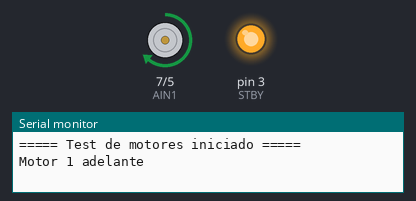
This sketch was run on a simulated Arduino Uno, built with avr-gcc and run on an emulated ATmega328P. Shown: direction and speed pins drawn as motors (green arrow = direction pin HIGH = forward, orange = LOW = backward, longer = more drive, stopped while the standby pin is LOW), output pins drawn as LEDs (lit = HIGH), the last lines printed to the serial monitor.

Above: at 0.5 s.
At 4.5 s:
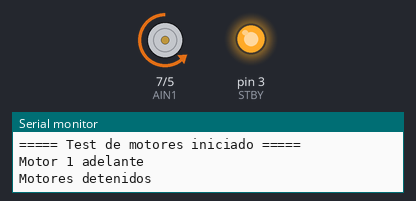
At 6.5 s:
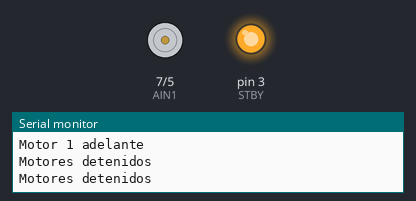
Timing chart, 0 to 10.4 s (numbered marks = the images above):
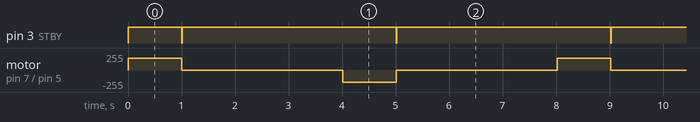

Measured:
- by itself, pin 3 (STBY): alternates HIGH for 4.0 s and LOW for 0.01 s
- by itself, motor on pin 7 (AIN1) / pin 5 (PWMA): repeats every 8.0 s: stopped 3.0 s, backward 180/255 1.0 s, stopped 3.0 s, forward 180/255 1.0 s

The sketch:

Ejercicio1-TB6612FNGMotoresDerechos.ino
```cpp
/*  Test TB6612 – ELEGOO Smart Robot Car V4.0
    Autor: José Alexander (basado en firmware original ELEGOO)
    Fecha: 2025-06-30
    Descripción: Solo motores derecho.
*/
int PWMA =5;      // Velocidad motores derecha
int AIN1 =7;     // Dirección motores derecha
int STBY =3;      // Stand-by del puente
int VELOCIDAD =180;   // Velocidad de ensayo (0-255)

void setup() {
   Serial.begin(9600);
   pinMode(PWMA, OUTPUT);
   pinMode(AIN1, OUTPUT);
   pinMode(STBY, OUTPUT);
   digitalWrite(STBY, HIGH);          // Activa el TB6612
   Serial.println("===== Test de motores iniciado =====");

}

void loop() {
   // 1. Motores derechos adelante
  Serial.println("Motor 1 adelante");
  adelanteMD(VELOCIDAD);
   delay(1000);
  detener();
   delay(3000);
  atrasMD(VELOCIDAD);
   delay(1000);
  detener();
   delay(3000);
}
// Función  de control Adelante motores del lado derecho
void adelanteMD(int VELOCIDAD)
{
 analogWrite(PWMA, VELOCIDAD);
 digitalWrite(AIN1, HIGH);
}
// Función de control  Atras motores del lado derecho
void atrasMD(int VELOCIDAD)
{
 analogWrite(PWMA, VELOCIDAD);
 digitalWrite(AIN1, LOW);
}

void detener() {
  analogWrite(PWMA, 0);
  digitalWrite(STBY, LOW);      // Desactiva brevemente el puente
  delay(10);
  digitalWrite(STBY, HIGH);
  Serial.println(F("Motores detenidos"));
}
```
